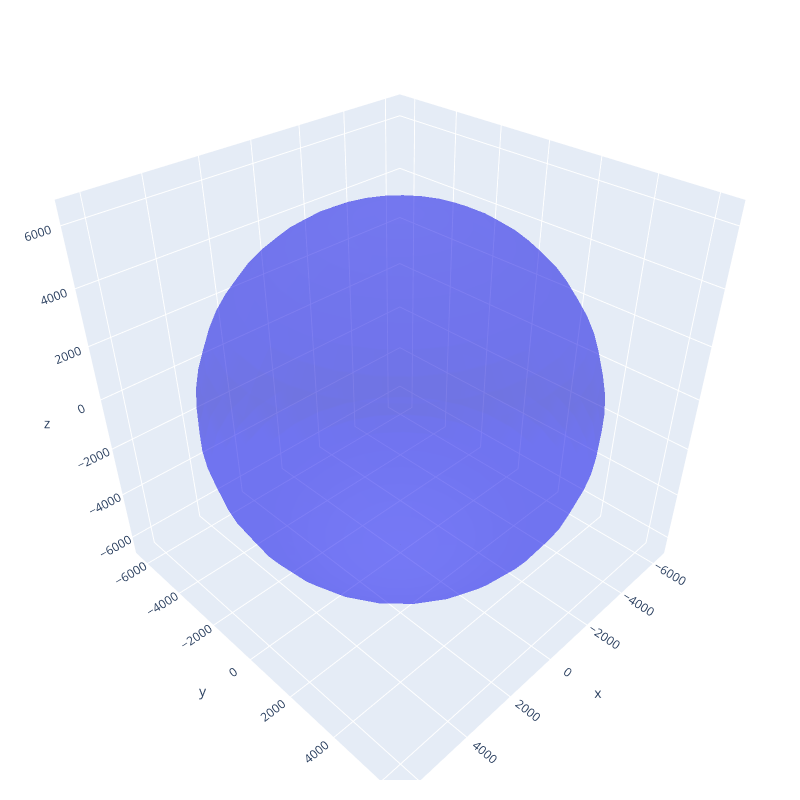

Write notebook code for a chart like this one.
### Code cell
#LEO
r0 = [6500, 0.0, 0.0];                                    # Initial Position (km)
v0 = [0.0, 7.90882662, 0.0];                              # Initial Velocity (km/s)
t0 = 0.0;                                                 # Initial Times (s)
tf = 1.2*5059.648765;                                     # Final Time (s)
#MEO
# r0 = [9000.0, 0.0, 0.0];                                    # Initial Position (km)
# v0 = [0.0, 6.7419845635570, 1.806509319188210];             # Initial Velocity (km/s)
# t0 = 0.0;                                                   # Initial Times (s)
# tf = 10*9.952014050491189e+03;                              # Final Time (s)

#run APC code and save to textfile
APyC.Propagate(r0,v0,t0,tf)

#read data from textfile
output = np.loadtxt('output.txt')
ts = output[:,0]
Xs = output[:,1:4]
Vs = output[:,4:7]
H = output[:,7]


trace = go.Scatter3d(x=Xs[:,0],y=Xs[:,1],z=Xs[:,2],mode='lines',line=dict(color='red'))
trace2 = plot_sphere(6378,res=30)
fig = go.Figure(data=[trace, trace2])
fig.update_coloraxes(showscale=False)
fig.update_layout(
    scene_aspectmode='data',
    showlegend=False,
    width = 800,
    height = 800,
    margin=dict(l=20, r=20, t=20, b=20)
)
fig.show()

### Figure 1 — Plotly figure (JSON) as saved in the notebook; plotly's stock layout.template omitted (floating-point values rounded to 4 significant figures; data arrays with more than 128 entries replaced by an {"elided": "..."} marker saying what was removed)
{"data": [{"line": {"color": "red"}, "mode": "lines", "type": "scatter3d", "x": {"elided": "203 int values"}, "y": {"elided": "203 int values"}, "z": {"elided": "203 int values"}}, {"colorscale": [[0, "blue"], [1, "blue"]], "opacity": 0.3, "showscale": false, "type": "surface", "x": {"elided": "30x30 float values"}, "y": {"elided": "30x30 float values"}, "z": {"elided": "30x30 float values"}}], "layout": {"coloraxis": {"showscale": false}, "height": 800, "margin": {"b": 20, "l": 20, "r": 20, "t": 20}, "scene": {"aspectmode": "data"}, "showlegend": false, "width": 800}}
